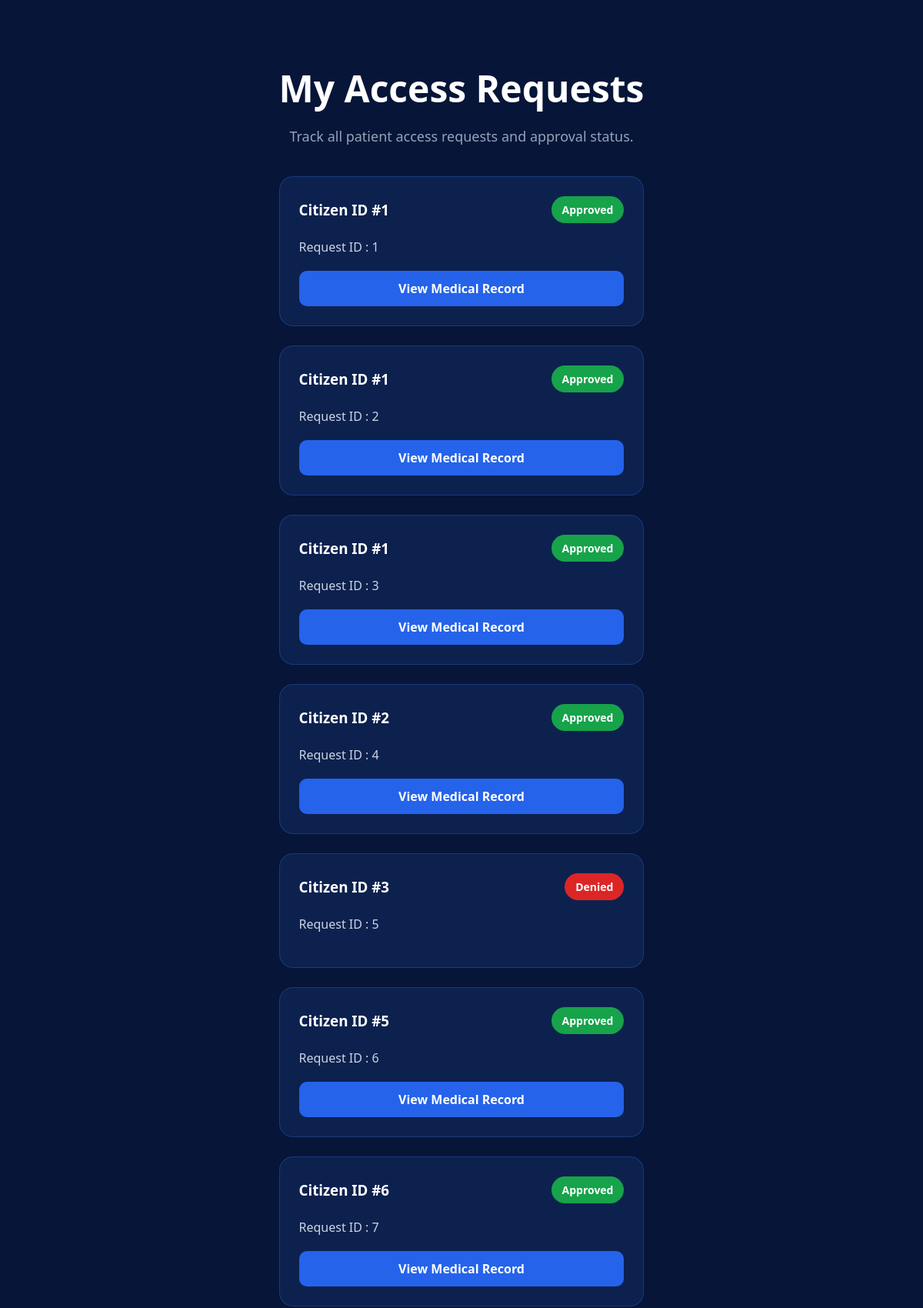
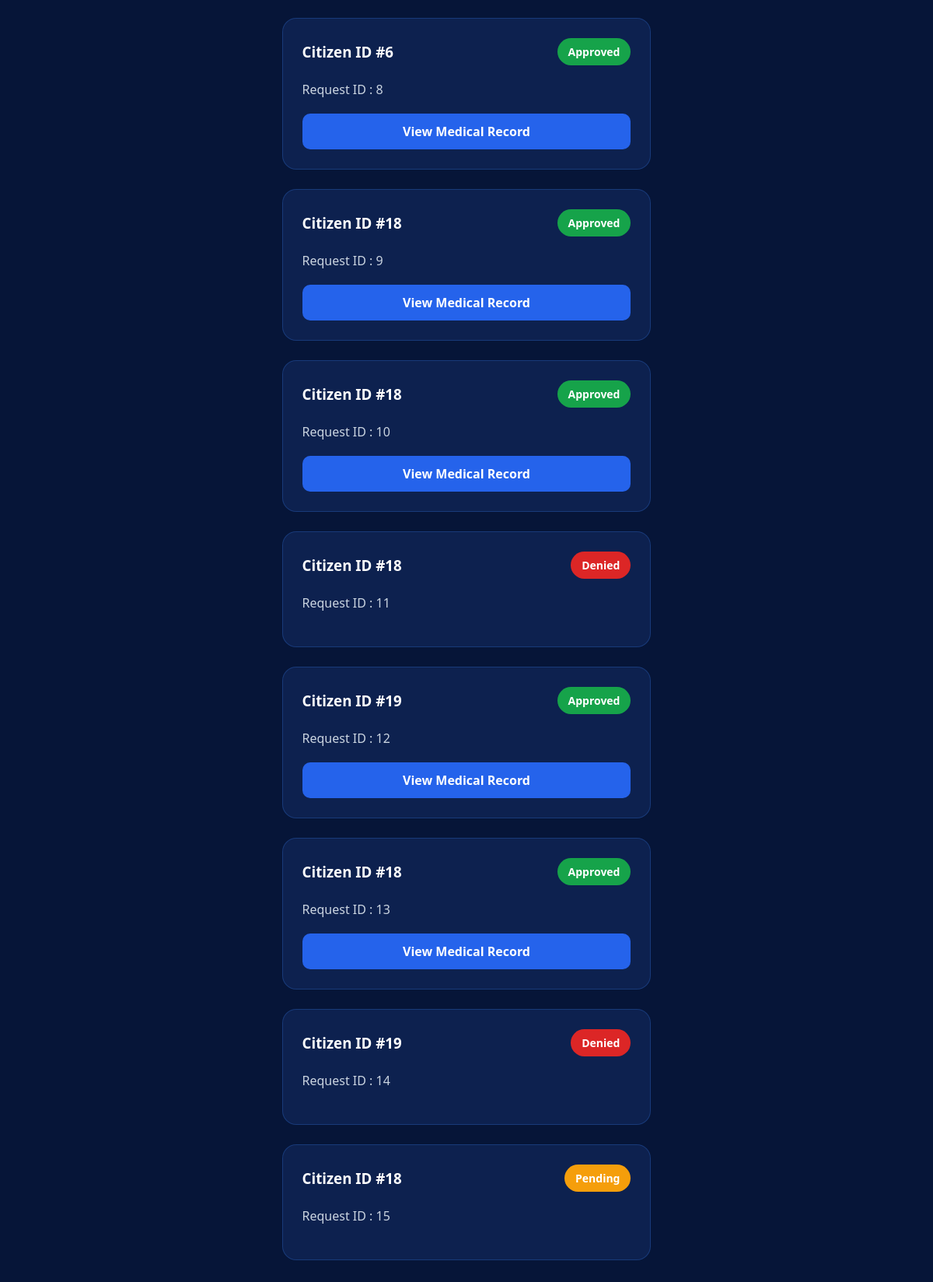
Screenshot of /my-requests (signed in) with the database file from the repository (2 pictures, top to bottom).
### app.py (models this page shows)
class ConsentRequest(db.Model):
    id = db.Column(
        db.Integer,
        primary_key=True
    )
    citizen_id = db.Column(
        db.Integer,
        db.ForeignKey("citizen.id")
    )
    doctor_id = db.Column(
        db.Integer,
        db.ForeignKey("doctor.id")
    )
    status = db.Column(
        db.String(20),
        default="Pending"
    )
    request_time = db.Column(
        db.String(100)
    )

### app.py (the view)
@app.route("/my-requests")
def my_requests():
    if "doctor_id" not in session:
        return redirect(
            url_for(
                "doctor_login"
            )
        )
    requests = ConsentRequest.query.filter_by(
        doctor_id=session[
            "doctor_id"
        ]
    ).all()
    return render_template(
        "my_requests.html",
        requests=requests
    )

### templates/my_requests.html (shortened to what this page needs)
<!DOCTYPE html>
<html>
<head>
    <link rel="stylesheet"
    href="{{ url_for('static',
    filename='css/doctor.css') }}">
</head>
<body>
<div class="requests-page">
    <div class="page-header">
        <h1>My Access Requests</h1>
        <p>
            Track all patient access requests and approval status.
        </p>
    </div>
    <div class="request-grid">
        {% for request in requests %}
        <div class="request-card">
            <div class="card-top">
                <h3>
                    Citizen ID #{{ request.citizen_id }}
                </h3>
                {% if request.status == "Approved" %}
                <span class="status approved">
                    Approved
                </span>
                {% elif request.status == "Denied" %}
                <span class="status denied">
                    Denied
                </span>
                {% else %}
                <span class="status pending">
                    Pending
                </span>
                {% endif %}
            </div>
            <div class="card-body">
                <p>
                    Request ID :
                    {{ request.id }}
                </p>
            </div>
            {% if request.status == "Approved" %}
            <a
            href="/patient-record/{{ request.citizen_id }}"
            class="view-btn">
                View Medical Record
            </a>
            {% endif %}
        </div>
        {% endfor %}
    </div>
</div>
</body>
</html>

### static/css/doctor.css (style rules this page uses)
body { margin:0; padding:0; font-family:'Segoe UI',sans-serif; background:#061538; min-height:100vh; display:flex; justify-content:center; align-items:center; }

### templates/my_requests.html (style rules this page uses)
.requests-page { max-width:1200px; margin:auto; padding:50px; }
.page-header { text-align:center; margin-bottom:40px; }
.page-header h1 { color:white; font-size:48px; margin-bottom:10px; }
.page-header p { color:#94a3b8; font-size:18px; }
.request-grid { display:grid; grid-template-columns: repeat(auto-fit,minmax(320px,1fr)); gap:25px; }
.request-card { background:#0d214f; border:1px solid rgba(59,130,246,.25); border-radius:18px; padding:25px; transition:.3s; }
.card-top { display:flex; justify-content:space-between; align-items:center; margin-bottom:20px; }
.card-top h3 { color:white; margin:0; }
.card-body { color:#cbd5e1; margin-bottom:20px; }
.status { padding:8px 14px; border-radius:30px; font-size:14px; font-weight:600; }
.approved { background:#16a34a; color:white; }
.denied { background:#dc2626; color:white; }
.pending { background:#f59e0b; color:white; }
.view-btn { display:block; text-align:center; text-decoration:none; background:#2563eb; color:white; padding:12px; border-radius:10px; font-weight:600; }

### rows the page displays
ConsentRequest: citizen_id "1", status "Approved", id "1"
ConsentRequest: citizen_id "1", status "Approved", id "2"
ConsentRequest: citizen_id "1", status "Approved", id "3"
ConsentRequest: citizen_id "2", status "Approved", id "4"
ConsentRequest: citizen_id "3", status "Denied", id "5"
ConsentRequest: citizen_id "5", status "Approved", id "6"
ConsentRequest: citizen_id "6", status "Approved", id "7"
ConsentRequest: citizen_id "6", status "Approved", id "8"
ConsentRequest: citizen_id "18", status "Approved", id "9"
ConsentRequest: citizen_id "18", status "Approved", id "10"
ConsentRequest: citizen_id "18", status "Denied", id "11"
ConsentRequest: citizen_id "19", status "Approved", id "12"
ConsentRequest: citizen_id "18", status "Approved", id "13"
ConsentRequest: citizen_id "19", status "Denied", id "14"
ConsentRequest: citizen_id "18", status "Pending", id "15"
